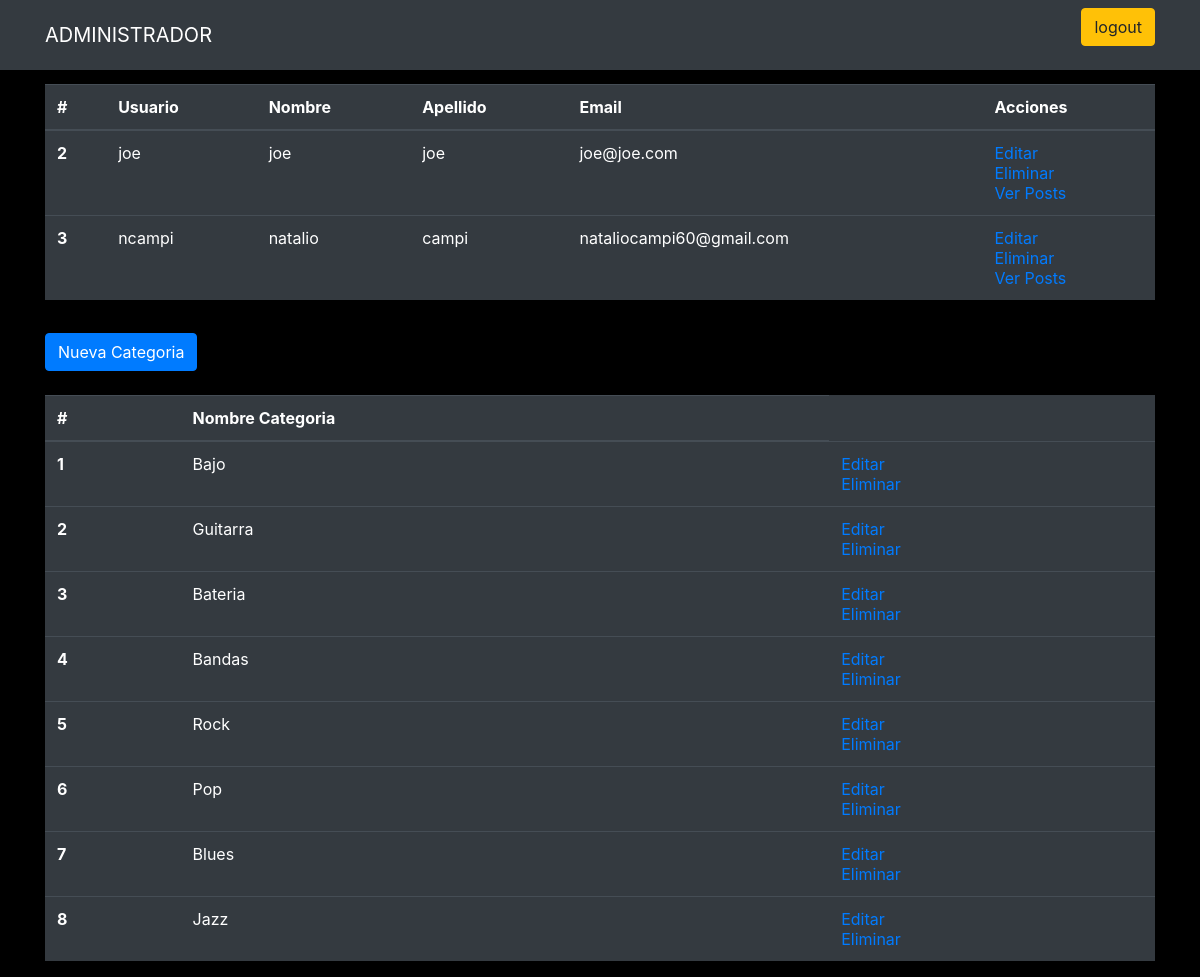
The app's page /admin.php with its own data.
### tables this page shows
CREATE TABLE `usuarios`  (
  `id` int(11) NOT NULL AUTO_INCREMENT,
  `nombre` varchar(255) NOT NULL,
  `apellido` varchar(255) NOT NULL,
  `mail` varchar(255) NOT NULL,
  `password` varchar(255) NOT NULL,
  `username` varchar(255) NOT NULL,
  `estado` varchar(255) NULL DEFAULT NULL,
  `id_fotoperfil` varchar(255) NULL DEFAULT NULL,
  PRIMARY KEY (`id`, `username`) USING BTREE
);

CREATE TABLE `categories`  (
  `id` int(11) NOT NULL AUTO_INCREMENT,
  `name` varchar(255) NOT NULL,
  PRIMARY KEY (`id`) USING BTREE
);

### admin.php (the view, shortened to what this page needs)
<?php
    require_once './functions/conexion.php';
    $result = $conn->query("SELECT * FROM usuarios");
    $result_categories = $conn->query("SELECT * FROM categories");
    $cant_resultados_categories = mysqli_num_rows($result_categories);
?>
<!DOCTYPE html>
<html lang="en">
<head>
    <link rel="stylesheet" href="https://stackpath.bootstrapcdn.com/bootstrap/4.5.2/css/bootstrap.min.css">
    <link rel="stylesheet" href="./css/estilos.css">
</head>
<body>
    <nav class="navbar navbar-expand-lg navbar-dark bg-dark fixed-top">
        <div class="container">
        <a class="navbar-brand" href="#">ADMINISTRADOR</a>
        <div class="collapse navbar-collapse" id="navbarResponsive">
            <ul class="navbar-nav ml-auto">
                <li class="nav-item active">
                    <form method="POST">
                        <button name="logout" id="logout" class="btn btn-warning">logout</button>
                    </form>
                </li>
            </ul>
        </div>
        </div>
    </nav>
    <div class = "container" style="padding-top: 5%;">
        <table class="table table-dark">
            <thead>
                <tr>
                <th scope="col">#</th>
                <th scope="col">Usuario</th>
                <th scope="col">Nombre</th>
                <th scope="col">Apellido</th>
                <th scope="col">Email</th>
                <th scope="col">Acciones</th>
                </tr>
            </thead>
            <tbody>
                <?php while($row = $result->fetch_assoc()) : ?>
                    <?php if($row['id']!=1) : ?>
                        <tr>
                            <th scope="row"><?php echo $row['id']; ?></th>
                            <td><?php echo $row['username']; ?></td>
                            <td><?php echo $row['nombre']; ?></td>
                            <td><?php echo $row['apellido']; ?></td>
                            <td><?php echo $row['mail']; ?></td>
                            <td>
                                <a href="edituser.php?id=<?php echo $row['id']; ?>">Editar</a><br>
                                <a href="/efiphp/functions/deleteuser.php?id=<?php echo $row['id']; ?>">Eliminar</a><br>
                                <a href="verposts.php?id=<?php echo $row['id']; ?>">Ver Posts</a>
                            </td>
                        </tr>
                    <?php endif ?>
                <?php endwhile ?>
            </tbody>
        </table>
        <hr>
        <div>
            <a href="newcategory.php" class="btn btn-primary ">Nueva Categoria</a>
        </div><br>
        <?php if($cant_resultados_categories > 0) :?>
        <table class="table table-dark">
            <thead>
                <tr>
                <th scope="col">#</th>
                <th scope="col">Nombre Categoria</th>
                </tr>
            </thead>
            <tbody>
                <?php while($row_categorie = $result_categories->fetch_assoc()) : ?>
                        <tr>
                            <th scope="row"><?php echo $row_categorie['id']; ?></th>
                            <td><?php echo $row_categorie['name']; ?></td>
                            <td>
                                <a href="editcategory.php?id=<?php echo $row_categorie['id']; ?>">Editar</a><br>
                                <a href="/efiphp/functions/deletecategory.php?id=<?php echo $row_categorie['id']; ?>">Eliminar</a><br>
                            </td>
                        </tr>
                <?php endwhile ?>
            </tbody>
        </table>
        <?php endif ?>
    </div>
</body>
</html>

### css/estilos.css (style rules this page uses)
body { background-color: black; background-size: cover; }

### records on screen
usuarios: id "2", username "joe", nombre "joe", apellido "joe", mail "joe@joe.com"
usuarios: id "3", username "ncampi", nombre "natalio", apellido "campi", mail "nataliocampi60@gmail.com"
categories: id "1", name "Bajo"
categories: id "2", name "Guitarra"
categories: id "3", name "Bateria"
categories: id "4", name "Bandas"
categories: id "5", name "Rock"
categories: id "6", name "Pop"
categories: id "7", name "Blues"
categories: id "8", name "Jazz"
